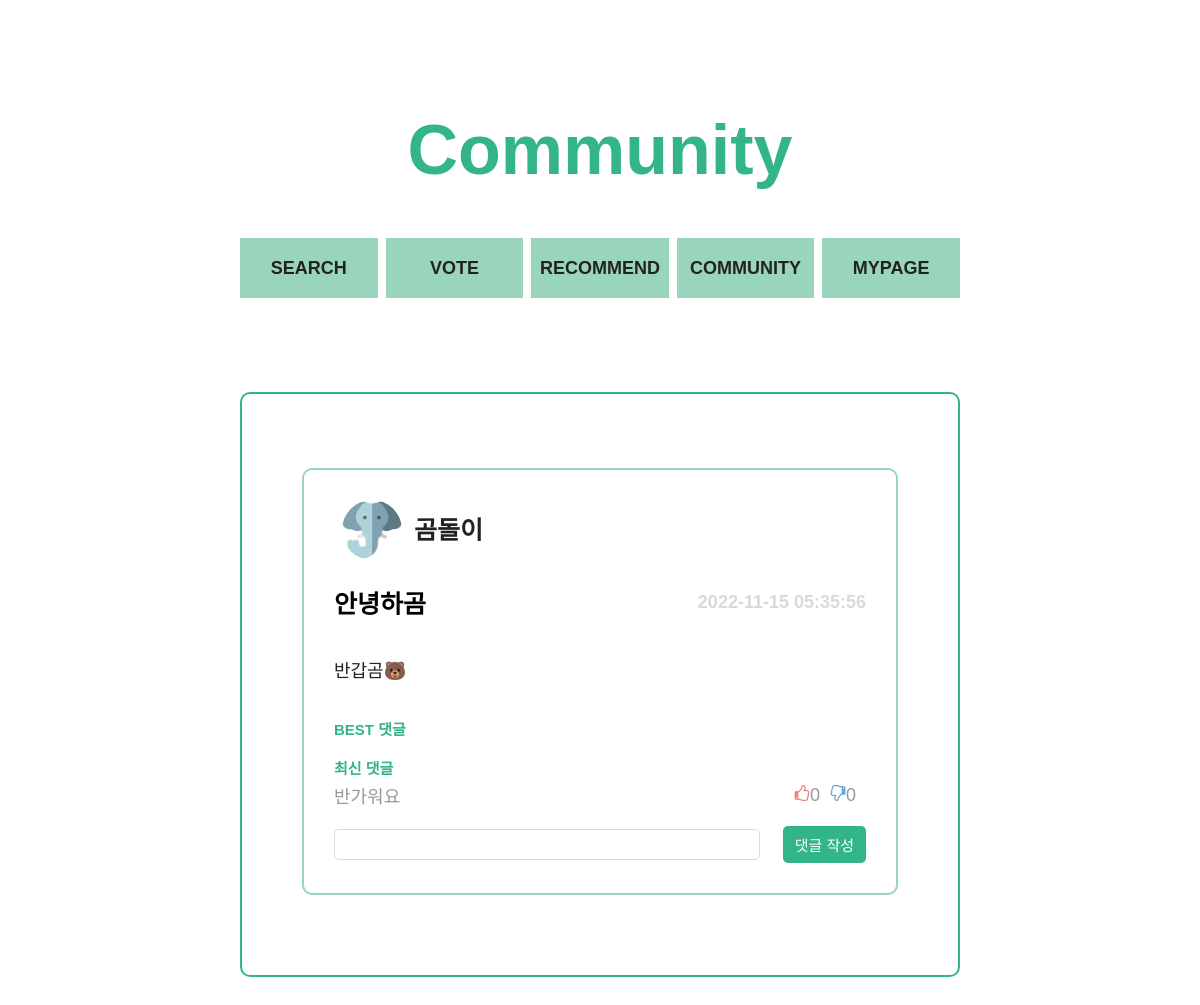
Before: /pages/community/community_each.php?boardid=4 with the older database file.
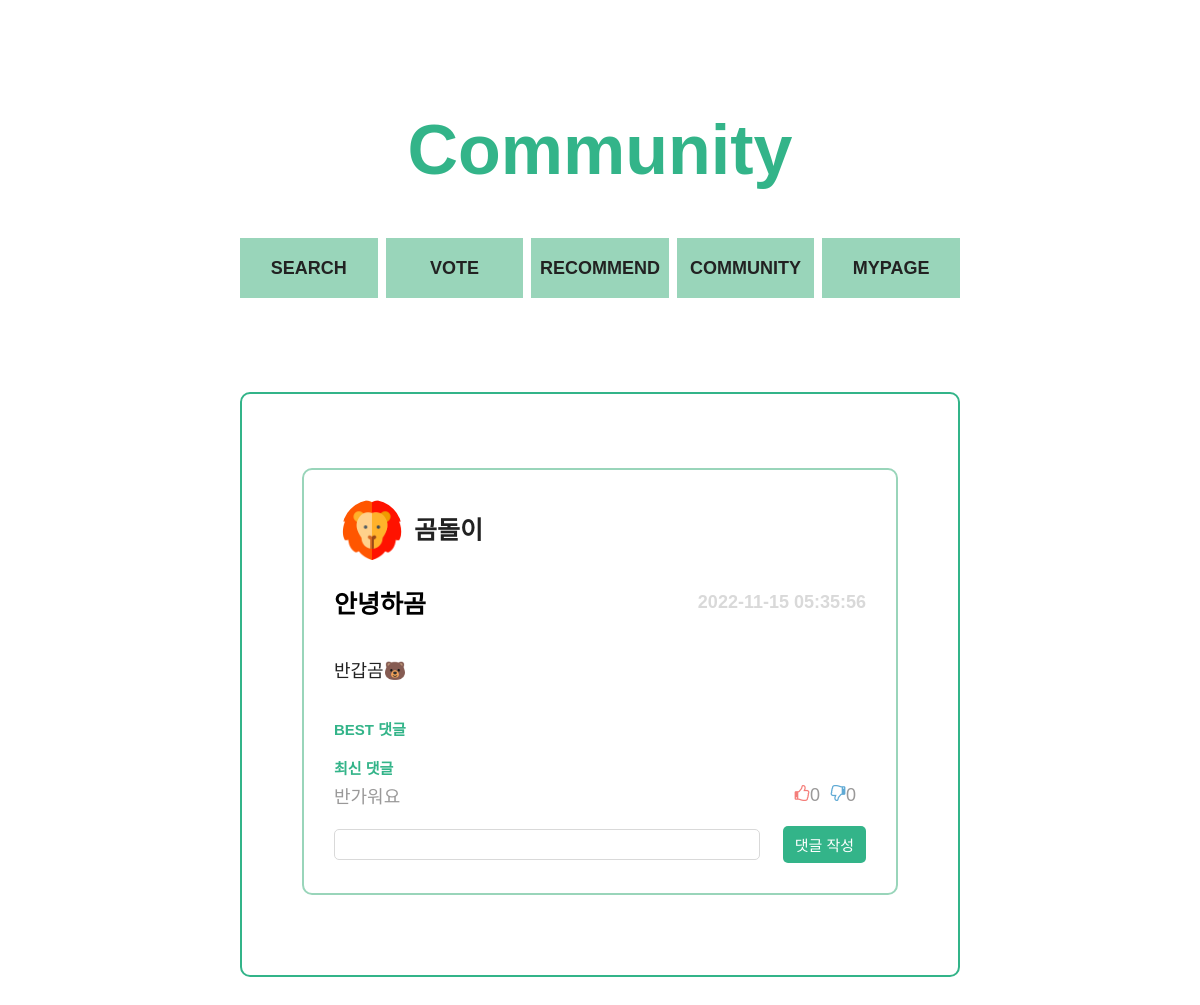
After: the same page with the newer database file.
### tables this page shows
create table board (
	boardid int not null auto_increment primary key,
	userid varchar(20) not null,
	title varchar(50) not null,
	content varchar(500) not null,
	timestamps timestamp not null DEFAULT CURRENT_TIMESTAMP,
	type varchar(10) not null,
	foreign key (userid) references users (userid)
);

create table users (
	userid varchar(20) not null primary key,
	password varchar(40) not null,
	name varchar(15) not null,
	profile varchar(500) not null
);

### pages/community/community_each.php (the view, shortened to what the changed rows need)
<?php
$conn = mysqli_connect("localhost", "team15", "team15", "team15");
$res = array();
$comment = array();
$boardid = $_GET['boardid'];
if (mysqli_connect_errno()) {
    echo "<script>alert('Connection fail');</script>";
    exit();
} else {
    $sql = "select f.title, f.content, f.timestamps, u.userid, u.name, u.profile
            from board as f
            inner join users as u on f.userid = u.userid
            where f.boardid = ?";
    if($stmt = mysqli_prepare($conn, $sql)) {
        mysqli_stmt_bind_param($stmt, 's', $boardid);
        if(mysqli_stmt_execute($stmt)) {
            mysqli_stmt_bind_result($stmt, $title, $content, $time, $writerId, $writer, $writer_profile);
            while(mysqli_stmt_fetch($stmt)) {
                $res = [
                    "title" => $title,
                    "content" => $content,
                    "time" => $time,
                    "writerId" => $writerId,
                    "writer" => $writer,
                    "profile" => $writer_profile
                ];
            }
        } else {
            echo "<script>alert('fail execute the query');</script>";
            exit();
        }
    } else {
        echo "<script>alert('Fail prepare the statement');</script>";
        exit();
    }
    $sql = 'select c.userid, c.commentid, c.content, c.timestamps, c.like_no, c.hate
            from comment as c
            where boardid = ?
            order by commentid';
    if($stmt = mysqli_prepare($conn, $sql)) {
        mysqli_stmt_bind_param($stmt, 's', $boardid);
        if(mysqli_stmt_execute($stmt)) {
            mysqli_stmt_bind_result($stmt, $c_writer, $c_id, $c_content, $c_time, $c_like, $c_hate);
            while(mysqli_stmt_fetch($stmt)) {
                array_push($comment, [
                    "c_id" => $c_id,
                    "c_writer" => $c_writer,
                    "c_content" => $c_content,
                    "c_time" => $c_time,
                    "c_like" => $c_like,
                    "c_hate" => $c_hate
                ]);
            }
        } else {
            echo "<script>alert('fail execute the query');</script>";
            exit();
        }
    } else {
        echo "<script>alert('Fail prepare the statement');</script>";
        exit();
    }
}
?>
<!DOCTYPE html>
<html lang="en">
<head>
    <link rel="stylesheet" href="../../index.css">
    <link rel="stylesheet" href="./communityStyle.css">
</head>
<body>
    <div id="contents">
        <header class="title">
            <h1>Community</h1>
        </header>
        <section class="board">
            <div class="post">
                <div class="eachPost">
                <div class="eachProfile">
                    <img class="profileImg" src="<?=$res['profile']?>">
                    <p class="nickName"><?=$res['writer']?></p>
                </div>
                <div class="each_eachPostTop">
                    <h3 class="eachPostTitle"><?=$res['title']?></h3>
                    <div class="timeStamp"><?=$res['time']?></div>
                </div>
                    <div class="postContents_each">
                        <?=$res['content']?>
                    </div>
                    <div class="replIndex">BEST 댓글</div>
                    <div class="repl">
                        <div class="replIndex">최신 댓글</div>
                        <?php
                        for ($i=0; $i < count($comment); $i++) {
                        ?>
                        <div class="repl_each">
                        </div>
                        <?php
                        }
                        ?>
                    </div>
                    <form action="../../php/community/submitComment.php?boardid=<?=$boardid?>" method="post">
                    <div class="replPost">
                    </div>
                    </form>
                </div>
            </div>
        </section>
    </div>
</body>
</html>

Changed rows visible on the page:
changed through a linked row, board "안녕하곰": userid.profile: a different picture
